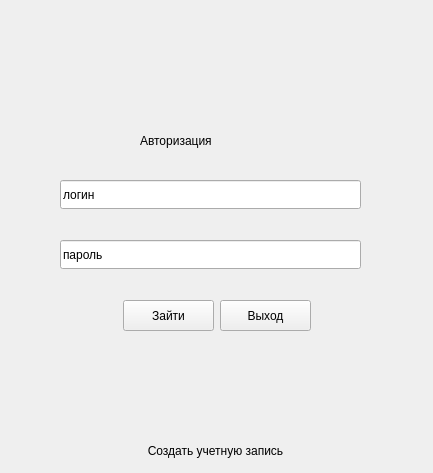
<?xml version="1.0" encoding="UTF-8"?>
<ui version="4.0">
 <class>Login_manager</class>
 <widget class="QWidget" name="Login_manager">
  <property name="geometry">
   <rect>
    <x>0</x>
    <y>0</y>
    <width>433</width>
    <height>473</height>
   </rect>
  </property>
  <property name="windowTitle">
   <string>Form</string>
  </property>
  <property name="autoFillBackground">
   <bool>true</bool>
  </property>
  <widget class="QPushButton" name="sign_in">
   <property name="geometry">
    <rect>
     <x>123</x>
     <y>300</y>
     <width>91</width>
     <height>31</height>
    </rect>
   </property>
   <property name="text">
    <string>Зайти</string>
   </property>
  </widget>
  <widget class="QPushButton" name="quit">
   <property name="geometry">
    <rect>
     <x>220</x>
     <y>300</y>
     <width>91</width>
     <height>31</height>
    </rect>
   </property>
   <property name="text">
    <string>Выход</string>
   </property>
  </widget>
  <widget class="QPushButton" name="sign_up">
   <property name="geometry">
    <rect>
     <x>0</x>
     <y>430</y>
     <width>431</width>
     <height>41</height>
    </rect>
   </property>
   <property name="text">
    <string>Создать учетную запись</string>
   </property>
   <property name="flat">
    <bool>true</bool>
   </property>
  </widget>
  <widget class="QLineEdit" name="loginEdit">
   <property name="geometry">
    <rect>
     <x>60</x>
     <y>180</y>
     <width>301</width>
     <height>29</height>
    </rect>
   </property>
   <property name="text">
    <string>логин</string>
   </property>
  </widget>
  <widget class="QLineEdit" name="passwdEdit">
   <property name="geometry">
    <rect>
     <x>60</x>
     <y>240</y>
     <width>301</width>
     <height>29</height>
    </rect>
   </property>
   <property name="text">
    <string>пароль</string>
   </property>
  </widget>
  <widget class="QLabel" name="label">
   <property name="geometry">
    <rect>
     <x>140</x>
     <y>130</y>
     <width>141</width>
     <height>21</height>
    </rect>
   </property>
   <property name="text">
    <string>Авторизация</string>
   </property>
  </widget>
  <widget class="QLabel" name="error_label">
   <property name="geometry">
    <rect>
     <x>60</x>
     <y>370</y>
     <width>301</width>
     <height>21</height>
    </rect>
   </property>
   <property name="text">
    <string/>
   </property>
  </widget>
 </widget>
 <resources/>
 <connections/>
</ui>
